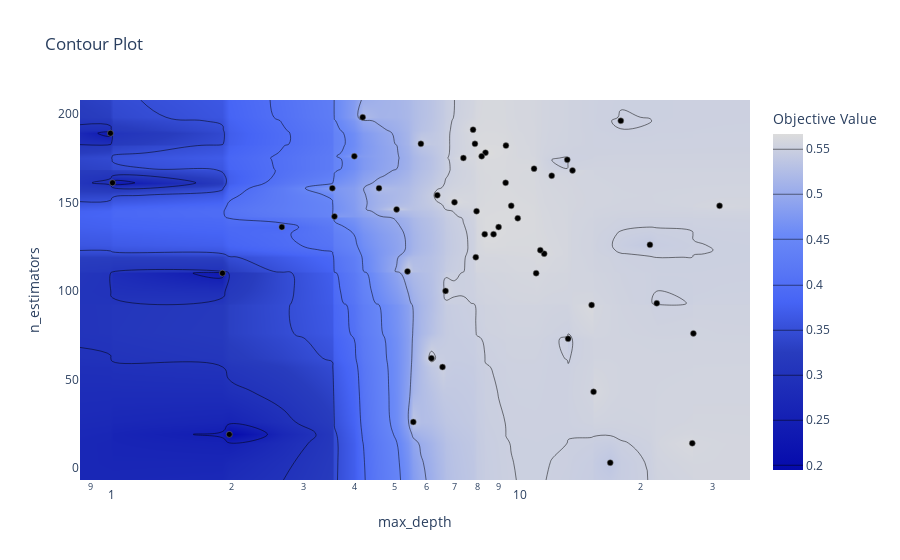

Source (notebook cell):
### Code cell
optuna.visualization.plot_contour(study_RF, params=['n_estimators', 'max_depth'])

### Figure 1 — Plotly figure (JSON) as saved in the notebook; plotly's stock layout.template omitted (floating-point values rounded to 4 significant figures; data arrays with more than 128 entries replaced by an {"elided": "..."} marker saying what was removed)
{"data": [{"colorbar": {"title": {"text": "Objective Value"}}, "colorscale": [[0, "rgb(5,10,172)"], [0.35, "rgb(40,60,190)"], [0.5, "rgb(70,100,245)"], [0.6, "rgb(90,120,245)"], [0.7, "rgb(106,137,247)"], [1, "rgb(220,220,220)"]], "connectgaps": true, "contours": {"coloring": "heatmap"}, "hoverinfo": "none", "line": {"smoothing": 1.3}, "reversescale": false, "type": "contour", "x": [0.8501, 1.009, 1.021, 1.898, 1.972, 2.652, 3.525, 3.568, 3.99, 4.182, 4.585, 5.063, 5.384, 5.563, 5.807, 6.164, 6.37, 6.559, 6.672, 7.017, 7.379, 7.791, 7.875, 7.912, 7.946, 8.179, 8.321, 8.356, 8.745, 8.999, 9.362, 9.378, 9.661, 10.02, 10.99, 11.12, 11.38, 11.63, 12.14, 13.25, 13.31, 13.65, 15.2, 15.37, 16.88, 17.92, 21.11, 21.95, 26.8, 26.98, 31.26, 37.11], "y": [-6.75, 3, 14, 19, 26, 43, 57, 62, 73, 76, 92, 93, 100, 110, 111, 119, 121, 123, 126, 132, 136, 141, 142, 145, 146, 148, 150, 154, 158, 161, 165, 168, 169, 174, 175, 176, 178, 182, 183, 189, 191, 196, 198, 207.8], "z": {"elided": "44x52 float values"}}, {"marker": {"color": "black", "line": {"color": "Grey", "width": 0.5}}, "mode": "markers", "showlegend": false, "type": "scatter", "x": [26.98, 11.63, 6.164, 15.2, 26.8, 5.563, 1.898, 1.972, 6.559, 16.88, 1.021, 11.38, 10.02, 9.378, 4.182, 9.362, 3.525, 17.92, 7.946, 3.568, 2.652, 8.356, 7.379, 5.063, 8.179, 7.875, 13.25, 4.585, 7.791, 21.95, 21.11, 9.661, 13.65, 11.12, 6.37, 8.745, 13.31, 5.807, 7.017, 10.99, 5.384, 8.999, 8.321, 7.912, 15.37, 6.672, 31.26, 12.14, 1.009, 3.99], "y": [76, 121, 62, 92, 14, 26, 110, 19, 57, 3, 161, 123, 141, 182, 198, 161, 158, 196, 145, 142, 136, 178, 175, 146, 176, 183, 174, 158, 191, 93, 126, 148, 168, 110, 154, 132, 73, 183, 150, 169, 111, 136, 132, 119, 43, 100, 148, 165, 189, 176]}], "layout": {"title": {"text": "Contour Plot"}, "xaxis": {"range": [-0.07053, 1.57], "title": {"text": "max_depth"}, "type": "log"}, "yaxis": {"range": [-6.75, 207.8], "title": {"text": "n_estimators"}}}}
